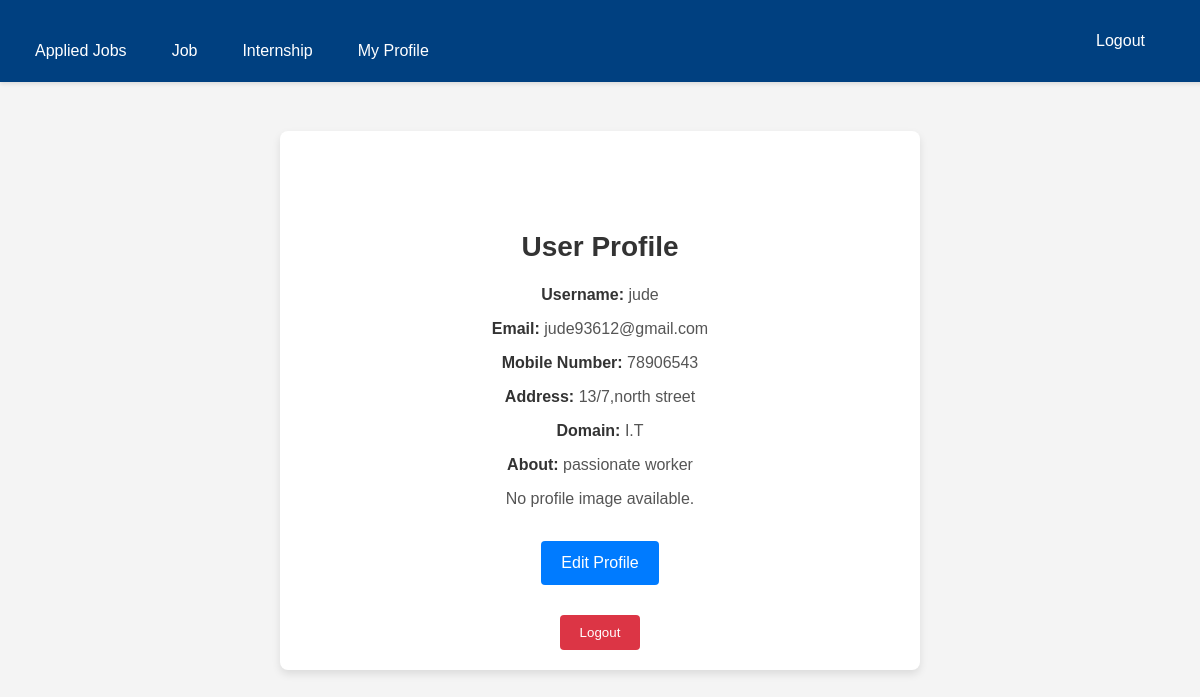
Screenshot of /jobsearch/user_profile (signed in) with the database file from the repository.
### jobsearch/models.py (models this page shows)
class user_table(AbstractBaseUser):
    username = models.CharField(max_length=20, unique=True)
    email = models.EmailField(unique=True)
    mobile_no = models.CharField(max_length=15)
    address =models.CharField(max_length=50)
    domain=models.CharField(max_length=25)
    about=models.CharField(max_length=200)
    profile_image = models.ImageField(upload_to='profile_images/', null=True, blank=True)
    resume = models.FileField(upload_to='resumes/', null=True, blank=True)
    is_active = models.BooleanField(default=True)
    is_superuser = models.BooleanField(default=False)
    objects=UserManager()
    USERNAME_FIELD = 'username'
    REQUIRED_FIELDS = ['email', 'mobile_no' , 'address']

### jobsearch/views.py (the view)
# urls.py: path('user_profile', views.user_profile, name='user_profile'),
@login_required
def user_profile(request):
    user=request.user
    return render(request, 'user_profile.html', {'user': user})

### jobsearch/templates/user_profile.html (shortened to what this page needs)
<!DOCTYPE html>
<html lang="en">
<head>
</head>
<body>
    <nav>
        <div class="nav-container">
            <a href="{% url 'user_applications' %}">Applied Jobs</a>
            <a href="{% url 'opportunity_list' %}">Job</a>
            <a href="{% url 'opportunity_list' %}">Internship</a>
            <a href="{% url 'user_profile' %}">My Profile</a>
        </div>
        <form method="post" action="{% url 'logout' %}" style="margin: 0; padding-right: 5%;">
            <button type="submit">Logout</button>
        </form>
    </nav>
    <div class="profile-container">
        <h1>User Profile</h1>
        <p><strong>Username:</strong> {{ user.username }}</p>
        <p><strong>Email:</strong> {{ user.email }}</p>
        <p><strong>Mobile Number:</strong> {{ user.mobile_no }}</p>
        <p><strong>Address:</strong> {{ user.address }}</p>
        <p><strong>Domain:</strong> {{ user.domain }}</p>
        <p><strong>About:</strong> {{ user.about }}</p>
        {% if user.profile_image %}
            <p><strong>Profile Image:</strong></p>
            <img src="{{ user.profile_image.url }}" alt="Profile Image">
        {% else %}
            <p>No profile image available.</p>
        {% endif %}
        <p>
            <a href="{% url 'user_profile_edit' %}">Edit Profile</a>
        </p>
        <form method="post" action="{% url 'logout' %}" style="display: inline;">
            <button type="submit" class="logout-button">Logout</button>
        </form>
    </div>
</body>
</html>

### jobsearch/templates/user_profile.html (style rules this page uses)
nav { background-color: #004080; color: white; padding: 10px 20px; display: flex; justify-content: space-between; align-items: center; box-shadow: 0 2px 4px rgba(0, 0, 0, 0.1); position: fixed; width: 100%; top: 0; left: 0; z-index: 1000; }
nav .nav-container { display: flex; gap: 15px; }
nav a, nav button { color: white; text-align: center; padding: 12px 15px; text-decoration: none; font-size: 16px; border: none; background-color: transparent; cursor: pointer; border-radius: 4px; }
h1 { text-align: center; margin-top: 80px; font-size: 28px; color: #333; }
body { font-family: Arial, sans-serif; background-color: #f4f4f4; margin: 0; padding: 0; display: flex; justify-content: center; align-items: center; min-height: 100vh; }
.profile-container { width: 90%; max-width: 600px; background-color: #fff; padding: 20px; border-radius: 8px; box-shadow: 0 4px 8px rgba(0, 0, 0, 0.1); text-align: center; }
h1 { color: #333; margin-bottom: 20px; }
p { font-size: 16px; color: #555; line-height: 1.5; margin: 10px 0; }
strong { color: #333; }
a, .logout-button { display: inline-block; margin-top: 20px; padding: 10px 20px; background-color: #007bff; color: #fff; text-decoration: none; border-radius: 4px; transition: background-color 0.3s ease; }
.logout-button { background-color: #dc3545; border: none; cursor: pointer; }

### rows the page displays
user_table: username "jude", email "jude93612@gmail.com", mobile_no "78906543", address "13/7,north street", domain "I.T", about "passionate worker"
